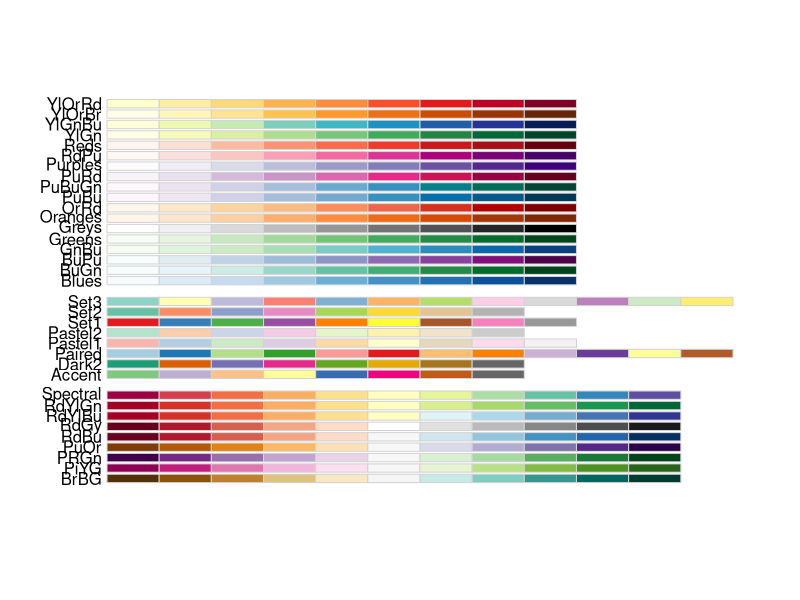
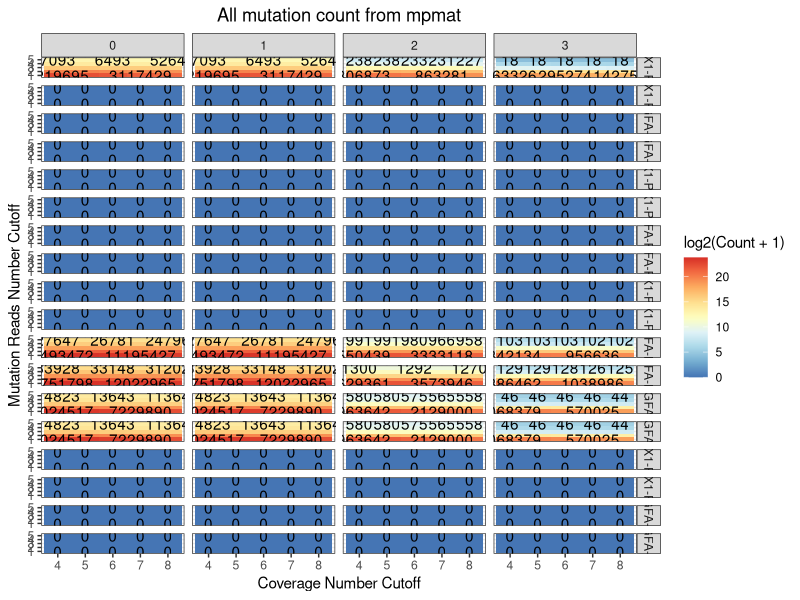
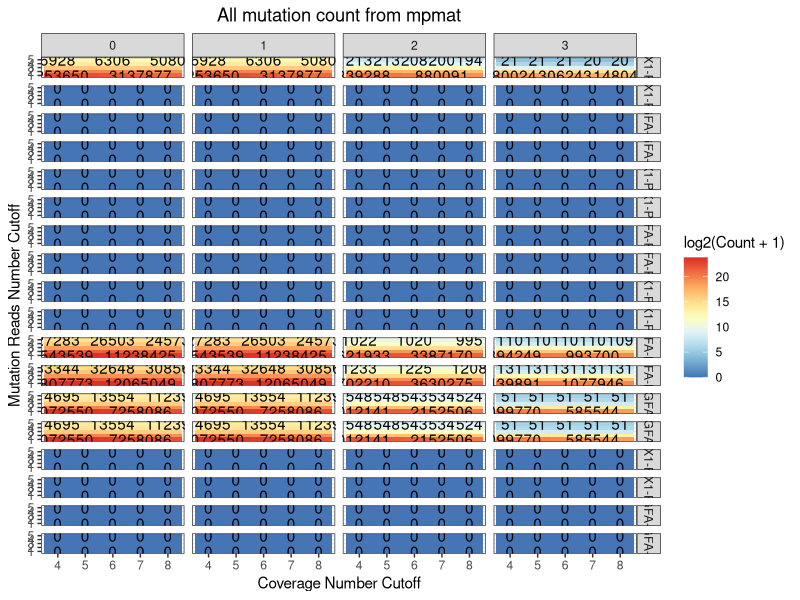

Write the R code that produced these figures, in order.
##################################################################################################################################
# Data 2020-04-08
# Author Wu Hao
# Pmat files show wth different cutoffs
##################################################################################################################################
rm(list=ls())

#------------------------------------------------------------------------------------------>>>>>>>
# 1. load table and make long format table 
#------------------------------------------------------------------------------------------>>>>>>>
library(ggplot2)
library(dplyr)
library(limma)

#setwd("~/menghw_HD/BE_project/24.APOBEC_mut_RNASeq/")

pmat_cutoffs.df = read.csv("All_samples_filtered_mpmat_diff_cutoffs_count_stats_deal.csv",header = T)

#### need to plot with heatmap !!!
library(ggplot2)
library(RColorBrewer)
RColorBrewer::display.brewer.all()
color_list = rev(colorRampPalette(brewer.pal(9,"RdYlBu"))(30))


# CT plot
df_CT <- subset(pmat_cutoffs.df, pmat_cutoffs.df$Mut_type ==  "CT" & pmat_cutoffs.df$Mut_ratio == 0.1)
df_GA <- subset(pmat_cutoffs.df, pmat_cutoffs.df$Mut_type ==  "GA" & pmat_cutoffs.df$Mut_ratio == 0.1)

ggplot(data=df_CT,aes(x=as.factor(Cover_num),y=as.factor(Mut_num))) +
  geom_tile(aes(fill= log2(Count+1))) +
  geom_text(aes(label= Count),check_overlap = TRUE) +
  scale_fill_gradientn(colours=color_list) + 
  #facet_grid(cols = vars(Pass_num)+vars(Mut_type), rows = vars(Sample)) + 
  facet_grid(Sample ~ Pass_num) +
  labs(title = "All mutation count from mpmat",x="Coverage Number Cutoff",y="Mutation Reads Number Cutoff",colour = "log2(count)") + 
  theme_bw() +
  theme(plot.title = element_text(hjust = 0.5))

ggsave(filename = "./20201112_All_mut_points.heatmap_diff_cutoffs_CT_mutratio0.1.pdf",width =20,height = 10,limitsize = FALSE)

ggplot(data=df_GA,aes(x=as.factor(Cover_num),y=as.factor(Mut_num))) +
  geom_tile(aes(fill= log2(Count+1))) +
  geom_text(aes(label= Count),check_overlap = TRUE) +
  scale_fill_gradientn(colours=color_list) + 
  #facet_grid(cols = vars(Pass_num)+vars(Mut_type), rows = vars(Sample)) + 
  facet_grid(Sample ~ Pass_num) +
  labs(title = "All mutation count from mpmat",x="Coverage Number Cutoff",y="Mutation Reads Number Cutoff",colour = "log2(count)") + 
  theme_bw() +
  theme(plot.title = element_text(hjust = 0.5))

ggsave(filename = "./20201112_All_mut_points.heatmap_diff_cutoffs_GA_mutratio0.1.pdf",width =20,height = 10,limitsize = FALSE)
